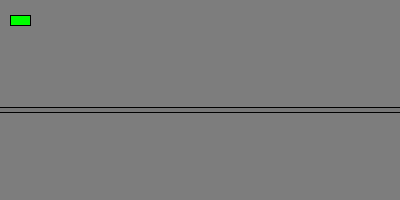
Frame 1 (no input)
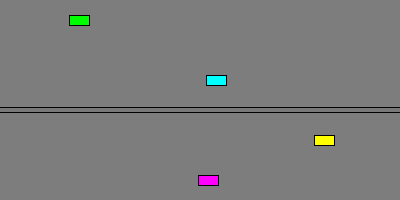
Frame 60 (the mouse pressed at the canvas centre just before this capture)
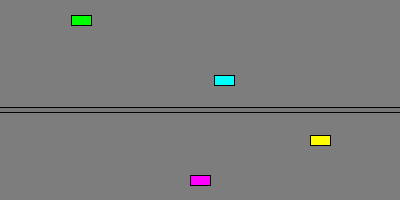
Frame 120 (the mouse held since frame 60 and released just before this capture)

The Processing sketch that drew these frames (run headless with seeded random() and noise(); from frame 60 on, the mouse is pressed at the canvas centre):

// Processing sketch: processing_38511
// ── processing_38511.pde

void setup () {
size (400 , 200);
mycar1 = new Car(20, 20, 1, color(0,255,0));
mycar2 = new Car(-20, 80, 4, color(0,255,255));
mycar3 = new Car(-60, 140, -2, color(255,255,0));
mycar4 = new Car(-60, 180, -4, color(255,0,255));

}

Car mycar1;
Car mycar2;
Car mycar3;
Car mycar4;


void draw () {
background (125);
stroke (0);
rectMode (CENTER);

fill (color(120,120,120));
rect (-10, 110 ,5000 , 5);

if (mousePressed)      // click to change direction
  {
  mycar1.display();
  mycar1.drive2();

  mycar2.display();
  mycar2.drive2();

  mycar3.display();
  mycar3.drive2();

  mycar4.display();
  mycar4.drive2();
  }

else                  //don't click and it functions as normal
  {
  mycar1.display();
  mycar1.drive();

  mycar2.display();
  mycar2.drive();

  mycar3.display();
  mycar3.drive();

  mycar4.display();
  mycar4.drive();
  }

}


class Car 
{

  int xpos;
  int ypos;
  int speed;
  color c;

  Car(int tempXpos, int tempYpos, int tempSpeed, color tempC) {
    xpos = tempXpos;
    ypos = tempYpos;
    speed = tempSpeed;
    c = tempC;
  
}

void display() 
  {
    stroke(0);
    fill(c);                      //tell processesing to color in the cars.
    rect (xpos, ypos, 20, 10);    // create the cars as rectangles at the correct x and y pos then make them 20 x 10
    
  }

void drive() 
  {
   xpos = xpos + speed;
  
     if (xpos > width)
      {
      xpos = -10;
      }
  
      if (xpos < -100) 
      {
        xpos = width;
      }
  
  }
  
  void drive2() 
    {
     xpos = xpos + speed;
     if (xpos > width)
      {
      speed = -speed;
      }
  
    else
    {
     speed = speed;
    }
    
    if (xpos < width)
    {
    speed = -speed;
    }
  
    else
    {
     speed = speed;
    }
  }

}
